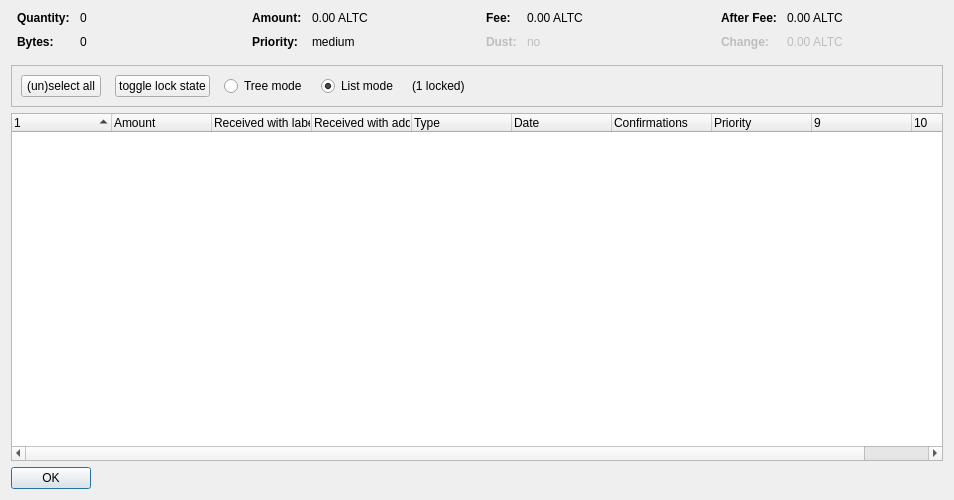
<?xml version="1.0" encoding="UTF-8"?>
<ui version="4.0">
 <class>CoinControlDialog</class>
 <widget class="QDialog" name="CoinControlDialog">
  <property name="geometry">
   <rect>
    <x>0</x>
    <y>0</y>
    <width>954</width>
    <height>500</height>
   </rect>
  </property>
  <property name="windowTitle">
   <string>Coin Selection</string>
  </property>
  <layout class="QVBoxLayout" name="verticalLayout">
   <item>
    <layout class="QHBoxLayout" name="horizontalLayoutTop" stretch="0,0,0,0">
     <property name="topMargin">
      <number>0</number>
     </property>
     <property name="bottomMargin">
      <number>10</number>
     </property>
     <item>
      <layout class="QFormLayout" name="formLayoutCoinControl1">
       <property name="horizontalSpacing">
        <number>10</number>
       </property>
       <property name="verticalSpacing">
        <number>10</number>
       </property>
       <property name="leftMargin">
        <number>6</number>
       </property>
       <property name="rightMargin">
        <number>6</number>
       </property>
       <item row="0" column="0">
        <widget class="QLabel" name="labelCoinControlQuantityText">
         <property name="font">
          <font>
           <weight>75</weight>
           <bold>true</bold>
          </font>
         </property>
         <property name="text">
          <string>Quantity:</string>
         </property>
        </widget>
       </item>
       <item row="0" column="1">
        <widget class="QLabel" name="labelCoinControlQuantity">
         <property name="cursor">
          <cursorShape>IBeamCursor</cursorShape>
         </property>
         <property name="contextMenuPolicy">
          <enum>Qt::ActionsContextMenu</enum>
         </property>
         <property name="text">
          <string notr="true">0</string>
         </property>
         <property name="textInteractionFlags">
          <set>Qt::LinksAccessibleByMouse|Qt::TextSelectableByKeyboard|Qt::TextSelectableByMouse</set>
         </property>
        </widget>
       </item>
       <item row="1" column="0">
        <widget class="QLabel" name="labelCoinControlBytesText">
         <property name="font">
          <font>
           <weight>75</weight>
           <bold>true</bold>
          </font>
         </property>
         <property name="text">
          <string>Bytes:</string>
         </property>
        </widget>
       </item>
       <item row="1" column="1">
        <widget class="QLabel" name="labelCoinControlBytes">
         <property name="cursor">
          <cursorShape>IBeamCursor</cursorShape>
         </property>
         <property name="contextMenuPolicy">
          <enum>Qt::ActionsContextMenu</enum>
         </property>
         <property name="text">
          <string notr="true">0</string>
         </property>
         <property name="textInteractionFlags">
          <set>Qt::LinksAccessibleByMouse|Qt::TextSelectableByKeyboard|Qt::TextSelectableByMouse</set>
         </property>
        </widget>
       </item>
      </layout>
     </item>
     <item>
      <layout class="QFormLayout" name="formLayoutCoinControl2">
       <property name="horizontalSpacing">
        <number>10</number>
       </property>
       <property name="verticalSpacing">
        <number>10</number>
       </property>
       <property name="leftMargin">
        <number>6</number>
       </property>
       <property name="rightMargin">
        <number>6</number>
       </property>
       <item row="0" column="0">
        <widget class="QLabel" name="labelCoinControlAmountText">
         <property name="font">
          <font>
           <weight>75</weight>
           <bold>true</bold>
          </font>
         </property>
         <property name="text">
          <string>Amount:</string>
         </property>
        </widget>
       </item>
       <item row="0" column="1">
        <widget class="QLabel" name="labelCoinControlAmount">
         <property name="cursor">
          <cursorShape>IBeamCursor</cursorShape>
         </property>
         <property name="contextMenuPolicy">
          <enum>Qt::ActionsContextMenu</enum>
         </property>
         <property name="text">
          <string notr="true">0.00 ALTC</string>
         </property>
         <property name="textInteractionFlags">
          <set>Qt::LinksAccessibleByMouse|Qt::TextSelectableByKeyboard|Qt::TextSelectableByMouse</set>
         </property>
        </widget>
       </item>
       <item row="1" column="0">
        <widget class="QLabel" name="labelCoinControlPriorityText">
         <property name="font">
          <font>
           <weight>75</weight>
           <bold>true</bold>
          </font>
         </property>
         <property name="text">
          <string>Priority:</string>
         </property>
        </widget>
       </item>
       <item row="1" column="1">
        <widget class="QLabel" name="labelCoinControlPriority">
         <property name="cursor">
          <cursorShape>IBeamCursor</cursorShape>
         </property>
         <property name="contextMenuPolicy">
          <enum>Qt::ActionsContextMenu</enum>
         </property>
         <property name="text">
          <string>medium</string>
         </property>
         <property name="textInteractionFlags">
          <set>Qt::LinksAccessibleByMouse|Qt::TextSelectableByKeyboard|Qt::TextSelectableByMouse</set>
         </property>
        </widget>
       </item>
      </layout>
     </item>
     <item>
      <layout class="QFormLayout" name="formLayoutCoinControl3">
       <property name="horizontalSpacing">
        <number>10</number>
       </property>
       <property name="verticalSpacing">
        <number>10</number>
       </property>
       <property name="leftMargin">
        <number>6</number>
       </property>
       <property name="rightMargin">
        <number>6</number>
       </property>
       <item row="0" column="0">
        <widget class="QLabel" name="labelCoinControlFeeText">
         <property name="font">
          <font>
           <weight>75</weight>
           <bold>true</bold>
          </font>
         </property>
         <property name="text">
          <string>Fee:</string>
         </property>
        </widget>
       </item>
       <item row="0" column="1">
        <widget class="QLabel" name="labelCoinControlFee">
         <property name="cursor">
          <cursorShape>IBeamCursor</cursorShape>
         </property>
         <property name="contextMenuPolicy">
          <enum>Qt::ActionsContextMenu</enum>
         </property>
         <property name="text">
          <string notr="true">0.00 ALTC</string>
         </property>
         <property name="textInteractionFlags">
          <set>Qt::LinksAccessibleByMouse|Qt::TextSelectableByKeyboard|Qt::TextSelectableByMouse</set>
         </property>
        </widget>
       </item>
       <item row="1" column="0">
        <widget class="QLabel" name="labelCoinControlLowOutputText">
         <property name="enabled">
          <bool>false</bool>
         </property>
         <property name="font">
          <font>
           <weight>75</weight>
           <bold>true</bold>
          </font>
         </property>
         <property name="text">
          <string>Dust:</string>
         </property>
        </widget>
       </item>
       <item row="1" column="1">
        <widget class="QLabel" name="labelCoinControlLowOutput">
         <property name="enabled">
          <bool>false</bool>
         </property>
         <property name="cursor">
          <cursorShape>IBeamCursor</cursorShape>
         </property>
         <property name="contextMenuPolicy">
          <enum>Qt::ActionsContextMenu</enum>
         </property>
         <property name="text">
          <string>no</string>
         </property>
         <property name="textInteractionFlags">
          <set>Qt::LinksAccessibleByMouse|Qt::TextSelectableByKeyboard|Qt::TextSelectableByMouse</set>
         </property>
        </widget>
       </item>
      </layout>
     </item>
     <item>
      <layout class="QFormLayout" name="formLayoutCoinControl4">
       <property name="horizontalSpacing">
        <number>10</number>
       </property>
       <property name="verticalSpacing">
        <number>10</number>
       </property>
       <property name="leftMargin">
        <number>6</number>
       </property>
       <property name="rightMargin">
        <number>6</number>
       </property>
       <item row="0" column="0">
        <widget class="QLabel" name="labelCoinControlAfterFeeText">
         <property name="font">
          <font>
           <weight>75</weight>
           <bold>true</bold>
          </font>
         </property>
         <property name="text">
          <string>After Fee:</string>
         </property>
        </widget>
       </item>
       <item row="0" column="1">
        <widget class="QLabel" name="labelCoinControlAfterFee">
         <property name="cursor">
          <cursorShape>IBeamCursor</cursorShape>
         </property>
         <property name="contextMenuPolicy">
          <enum>Qt::ActionsContextMenu</enum>
         </property>
         <property name="text">
          <string notr="true">0.00 ALTC</string>
         </property>
         <property name="textInteractionFlags">
          <set>Qt::LinksAccessibleByMouse|Qt::TextSelectableByKeyboard|Qt::TextSelectableByMouse</set>
         </property>
        </widget>
       </item>
       <item row="1" column="0">
        <widget class="QLabel" name="labelCoinControlChangeText">
         <property name="enabled">
          <bool>false</bool>
         </property>
         <property name="font">
          <font>
           <weight>75</weight>
           <bold>true</bold>
          </font>
         </property>
         <property name="text">
          <string>Change:</string>
         </property>
        </widget>
       </item>
       <item row="1" column="1">
        <widget class="QLabel" name="labelCoinControlChange">
         <property name="enabled">
          <bool>false</bool>
         </property>
         <property name="cursor">
          <cursorShape>IBeamCursor</cursorShape>
         </property>
         <property name="contextMenuPolicy">
          <enum>Qt::ActionsContextMenu</enum>
         </property>
         <property name="text">
          <string notr="true">0.00 ALTC</string>
         </property>
         <property name="textInteractionFlags">
          <set>Qt::LinksAccessibleByMouse|Qt::TextSelectableByKeyboard|Qt::TextSelectableByMouse</set>
         </property>
        </widget>
       </item>
      </layout>
     </item>
    </layout>
   </item>
   <item>
    <widget class="QFrame" name="frame">
     <property name="minimumSize">
      <size>
       <width>0</width>
       <height>40</height>
      </size>
     </property>
     <property name="frameShape">
      <enum>QFrame::StyledPanel</enum>
     </property>
     <property name="frameShadow">
      <enum>QFrame::Sunken</enum>
     </property>
     <layout class="QHBoxLayout" name="horizontalLayout">
      <item>
       <layout class="QHBoxLayout" name="horizontalLayoutPanel" stretch="0,0,0,0,0,0">
        <property name="spacing">
         <number>14</number>
        </property>
        <item>
         <widget class="QPushButton" name="pushButtonSelectAll">
          <property name="sizePolicy">
           <sizepolicy hsizetype="Maximum" vsizetype="Fixed">
            <horstretch>0</horstretch>
            <verstretch>0</verstretch>
           </sizepolicy>
          </property>
          <property name="text">
           <string>(un)select all</string>
          </property>
          <property name="autoDefault">
           <bool>false</bool>
          </property>
         </widget>
        </item>
        <item>
         <widget class="QPushButton" name="pushButtonToggleLock">
          <property name="sizePolicy">
           <sizepolicy hsizetype="Maximum" vsizetype="Fixed">
            <horstretch>0</horstretch>
            <verstretch>0</verstretch>
           </sizepolicy>
          </property>
          <property name="text">
           <string>toggle lock state</string>
          </property>
          <property name="autoDefault">
           <bool>false</bool>
          </property>
         </widget>
        </item>
        <item>
         <widget class="QRadioButton" name="radioTreeMode">
          <property name="sizePolicy">
           <sizepolicy hsizetype="Maximum" vsizetype="Fixed">
            <horstretch>0</horstretch>
            <verstretch>0</verstretch>
           </sizepolicy>
          </property>
          <property name="text">
           <string>Tree mode</string>
          </property>
         </widget>
        </item>
        <item>
         <widget class="QRadioButton" name="radioListMode">
          <property name="sizePolicy">
           <sizepolicy hsizetype="Maximum" vsizetype="Fixed">
            <horstretch>0</horstretch>
            <verstretch>0</verstretch>
           </sizepolicy>
          </property>
          <property name="text">
           <string>List mode</string>
          </property>
          <property name="checked">
           <bool>true</bool>
          </property>
         </widget>
        </item>
        <item>
         <widget class="QLabel" name="labelLocked">
          <property name="text">
           <string>(1 locked)</string>
          </property>
         </widget>
        </item>
        <item>
         <spacer name="horizontalSpacer">
          <property name="orientation">
           <enum>Qt::Horizontal</enum>
          </property>
          <property name="sizeHint" stdset="0">
           <size>
            <width>40</width>
            <height>20</height>
           </size>
          </property>
         </spacer>
        </item>
       </layout>
      </item>
     </layout>
    </widget>
   </item>
   <item>
    <widget class="CoinControlTreeWidget" name="treeWidget">
     <property name="contextMenuPolicy">
      <enum>Qt::CustomContextMenu</enum>
     </property>
     <property name="sortingEnabled">
      <bool>false</bool>
     </property>
     <property name="columnCount">
      <number>10</number>
     </property>
     <attribute name="headerShowSortIndicator" stdset="0">
      <bool>true</bool>
     </attribute>
     <attribute name="headerStretchLastSection">
      <bool>false</bool>
     </attribute>
     <column>
      <property name="text">
       <string/>
      </property>
     </column>
     <column>
      <property name="text">
       <string>Amount</string>
      </property>
     </column>
     <column>
      <property name="text">
       <string>Received with label</string>
      </property>
     </column>
     <column>
      <property name="text">
       <string>Received with address</string>
      </property>
     </column>
     <column>
      <property name="text">
       <string>Type</string>
      </property>
     </column>
     <column>
      <property name="text">
       <string>Date</string>
      </property>
     </column>
     <column>
      <property name="text">
       <string>Confirmations</string>
      </property>
      <property name="toolTip">
       <string>Confirmed</string>
      </property>
     </column>
     <column>
      <property name="text">
       <string>Priority</string>
      </property>
     </column>
     <column>
      <property name="text">
       <string/>
      </property>
     </column>
     <column>
      <property name="text">
       <string/>
      </property>
     </column>
    </widget>
   </item>
   <item>
    <widget class="QDialogButtonBox" name="buttonBox">
     <property name="sizePolicy">
      <sizepolicy hsizetype="Maximum" vsizetype="Fixed">
       <horstretch>0</horstretch>
       <verstretch>0</verstretch>
      </sizepolicy>
     </property>
     <property name="orientation">
      <enum>Qt::Horizontal</enum>
     </property>
     <property name="standardButtons">
      <set>QDialogButtonBox::Ok</set>
     </property>
    </widget>
   </item>
  </layout>
 </widget>
 <customwidgets>
  <customwidget>
   <class>CoinControlTreeWidget</class>
   <extends>QTreeWidget</extends>
   <header>coincontroltreewidget.h</header>
  </customwidget>
 </customwidgets>
 <resources/>
 <connections/>
</ui>
